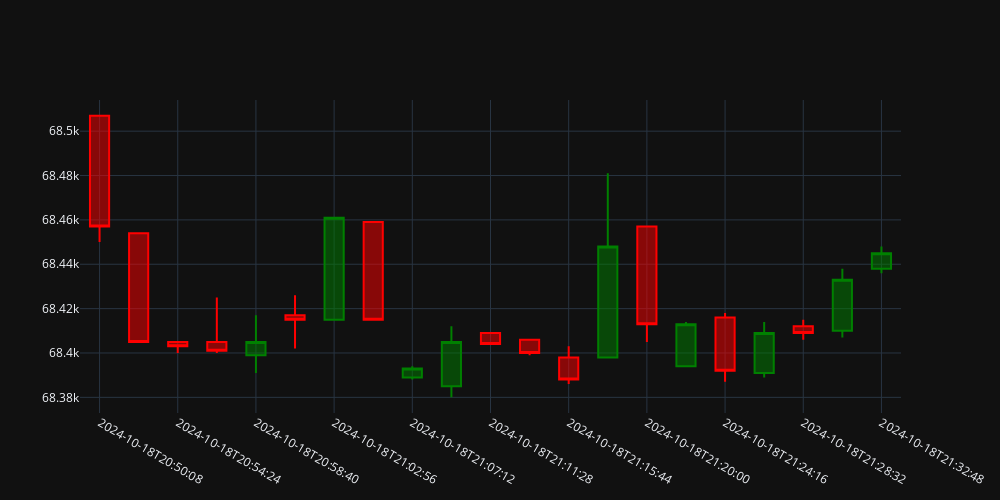

Notebook cell for this chart:
### Code cell
candles = go.Figure(data=[go.Candlestick(
    x=data['timestamp'],
    open=data['open'],
    high=data['high'],
    low=data['low'],
    close=data['close'],
    increasing_line_color='green',
    decreasing_line_color='red'
)])

# Adjust layout for better spacing
candles.update_layout(
    xaxis_rangeslider_visible=False,   # Remove range slider
    xaxis_type='category',             # Use category axis for non-overlapping timestamp
    width=1000,                        # Adjust the overall width
    height=500,                        # Adjust height
    xaxis=dict(tickmode='auto', nticks=20), # Adjust the number of ticks to reduce overlap
    template= "plotly_dark"
)

candles.update_layout(transition_duration = 500)

# indicator = px.line(x=data.timestamp, y=data.rsi, height = 300, template = "plotly_dark")
# indicator.update_layout(transition_duration = 500)

candles.show()

### Figure 1 — Plotly figure (JSON) as saved in the notebook; plotly's stock layout.template omitted (floating-point values rounded to 4 significant figures)
{"data": [{"close": [68457, 68405, 68403, 68401, 68405, 68415, 68461, 68415, 68393, 68405, 68404, 68400, 68388, 68448, 68413, 68413, 68392, 68409, 68409, 68433, 68445], "decreasing": {"line": {"color": "red"}}, "high": [68507, 68454, 68405, 68425, 68417, 68426, 68461, 68459, 68394, 68412, 68409, 68406, 68403, 68481, 68457, 68414, 68418, 68414, 68415, 68438, 68448], "increasing": {"line": {"color": "green"}}, "low": [68450, 68405, 68400, 68400, 68391, 68402, 68415, 68415, 68388, 68380, 68404, 68399, 68386, 68398, 68405, 68394, 68387, 68389, 68406, 68407, 68436], "open": [68507, 68454, 68405, 68405, 68399, 68417, 68415, 68459, 68389, 68385, 68409, 68406, 68398, 68398, 68457, 68394, 68416, 68391, 68412, 68410, 68438], "type": "candlestick", "x": ["2024-10-18T20:50:08", "2024-10-18T20:52:16", "2024-10-18T20:54:24", "2024-10-18T20:56:32", "2024-10-18T20:58:40", "2024-10-18T21:00:48", "2024-10-18T21:02:56", "2024-10-18T21:05:04", "2024-10-18T21:07:12", "2024-10-18T21:09:20", "2024-10-18T21:11:28", "2024-10-18T21:13:36", "2024-10-18T21:15:44", "2024-10-18T21:17:52", "2024-10-18T21:20:00", "2024-10-18T21:22:08", "2024-10-18T21:24:16", "2024-10-18T21:26:24", "2024-10-18T21:28:32", "2024-10-18T21:30:40", "2024-10-18T21:32:48"]}], "layout": {"height": 500, "transition": {"duration": 500}, "width": 1000, "xaxis": {"nticks": 20, "rangeslider": {"visible": false}, "tickmode": "auto", "type": "category"}}}
